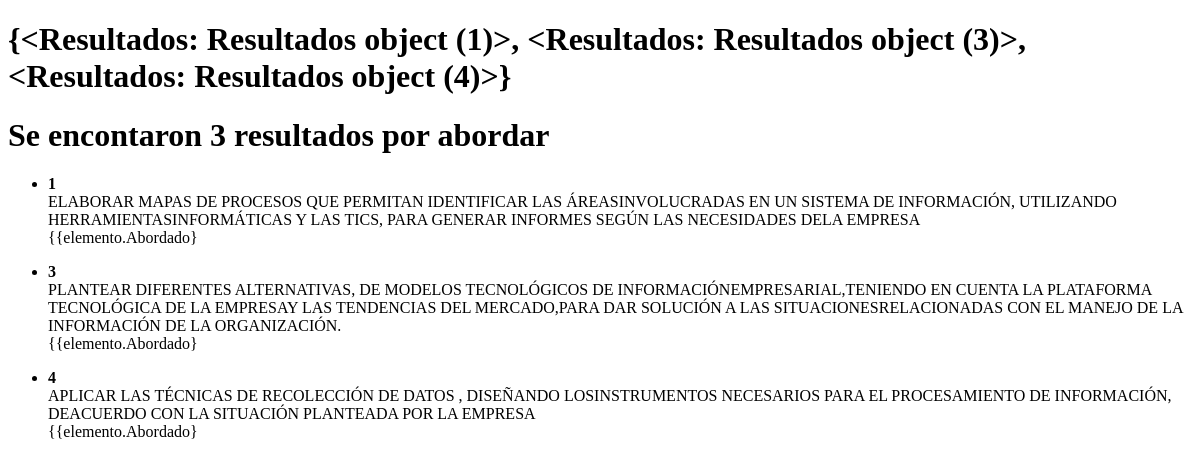
The app's page /resXabordar/, older data.
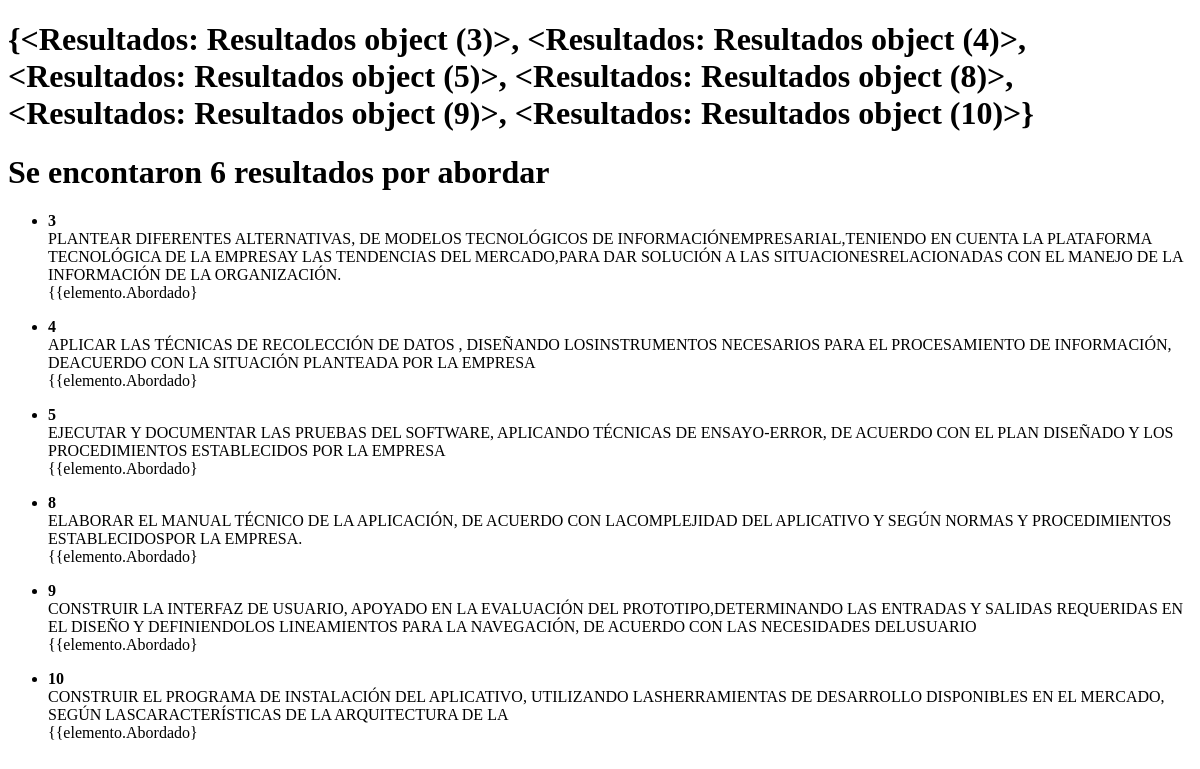
The same page, newer data.
### asistenteHorarios/models.py (models this page shows)
class Resultados(models.Model):
    Resultado = models.TextField(max_length=300)
    Abordado = models.BooleanField()
    Competencia = models.ForeignKey(Competencias, on_delete=models.CASCADE)

### asistenteHorarios/views.py (the view)
# urls.py: path('resXabordar/', resultadosXabordar)
def resultadosXabordar(request):
    ctx = sena15()
    return render(request, 'resultados.html', {'ctx':ctx})

### asistenteHorarios/FuncSprint1/Sena15.py (called while the page is built)
def sena15():
    fechaActual = datetime.now().date()
    FichasActivas = FichasCaracterizacion.objects.filter(FechaFinEtapaLectiva__gte = fechaActual)
    result = Resultados.objects.all()
    resp = set(result) - set(FichasActivas[0].Avance.all())
    return resp

### asistenteHorarios/templates/resultados.html (shortened to what this page needs)
<!DOCTYPE html>
<html lang="en">
<head>
</head>
<body>
    <h1>{{ctx}}</h1>
    <h1>Se encontaron {{ctx|length}} resultados por abordar</h1>
    {% if ctx %}
        <ul>
        {% for resultado in ctx %}
            <li>
                <p><strong>{{resultado.id}}</strong> <br>{{resultado.Resultado}} <br>{{elemento.Abordado} </p>
            </li>
        {% endfor %}
        </ul>
    {% else %}
        <p>La consulta no arrojo resultados</p>
    {% endif %}
</body>
</html>

Row changes from the older to the newer data that the page shows:
no longer on this page (row unchanged): Resultados: id "{<Resultados: Resultados object (1)>, <Resultados: Resultados object (3)>, <Resultados: Resultados object (4)>}", id "1", Resultado "ELABORAR MAPAS DE PROCESOS QUE PERMITAN IDENTIFICAR LAS ÁREASINVOLUCRADAS EN UN SISTEMA DE INFORMACIÓN, UTILIZANDO HERRAMIENTASINFORMÁTICAS Y LAS TICS, PARA GENERAR INFORMES SEGÚN LAS NECESIDADES DELA EMPRESA"
added Resultados: id "5", Resultado "EJECUTAR Y DOCUMENTAR LAS PRUEBAS DEL SOFTWARE, APLICANDO TÉCNICAS DE ENSAYO-ERROR, DE ACUERDO CON EL PLAN DISEÑADO Y LOS PROCEDIMIENTOS ESTABLECIDOS POR LA EMPRESA"
added Resultados: id "8", Resultado "ELABORAR EL MANUAL TÉCNICO DE LA APLICACIÓN, DE ACUERDO CON LACOMPLEJIDAD DEL APLICATIVO Y SEGÚN NORMAS Y PROCEDIMIENTOS ESTABLECIDOSPOR LA EMPRESA."
added Resultados: id "9", Resultado "CONSTRUIR LA INTERFAZ DE USUARIO, APOYADO EN LA EVALUACIÓN DEL PROTOTIPO,DETERMINANDO LAS ENTRADAS Y SALIDAS REQUERIDAS EN EL DISEÑO Y DEFINIENDOLOS LINEAMIENTOS PARA LA NAVEGACIÓN, DE ACUERDO CON LAS NECESIDADES DELUSUARIO"
added Resultados: id "10", Resultado "CONSTRUIR EL PROGRAMA DE INSTALACIÓN DEL APLICATIVO, UTILIZANDO LASHERRAMIENTAS DE DESARROLLO DISPONIBLES EN EL MERCADO, SEGÚN LASCARACTERÍSTICAS DE LA ARQUITECTURA DE LA"
Text that changed along with them:
{{ ctx }}: "{<Resultados: Resultados object (1)>, <Resultados: Resultados object (3)>, <Resultados: Resultados object (4)>}" → "{<Resultados: Resultados object (3)>, <Resultados: Resultados object (4)>, <Resultados: Resultados object (5)>, <Resultados: Resultados object (8)>, <Resultados: Resultados object (9)>, <Resultados: Resultados object (10)>}"
{{ ctx|length }}: "3" → "6"
